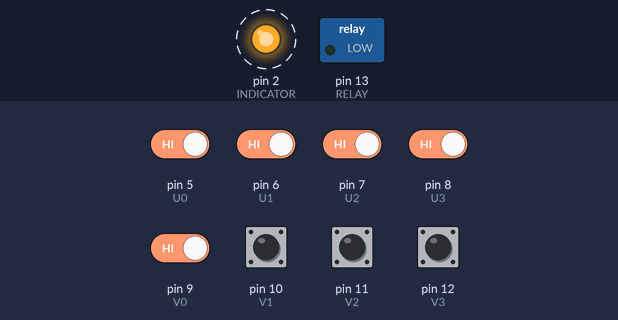
Recording of a sketch running on a simulated Arduino Uno, built with avr-gcc and run on an emulated ATmega328P. Parts: switched loads named in the sketch (green lamp = pin HIGH), output pins drawn as LEDs (lit = HIGH). Dashed ring = blinking. The inputs (shaded band) are chosen by the test bench; at power-on: pin 5 (U0), pin 6 (U1), pin 7 (U2), pin 8 (U3), pin 9 (V0), pin 10 (V1), pin 11 (V2), pin 12 (V3) HIGH.

Above: at 1.3 s.
1.4 s: pin 5 (U0) driven LOW and pin 6 (U1) driven LOW and pin 7 (U2) driven LOW and pin 8 (U3) driven LOW and pin 9 (V0) driven LOW
At 6.3 s:
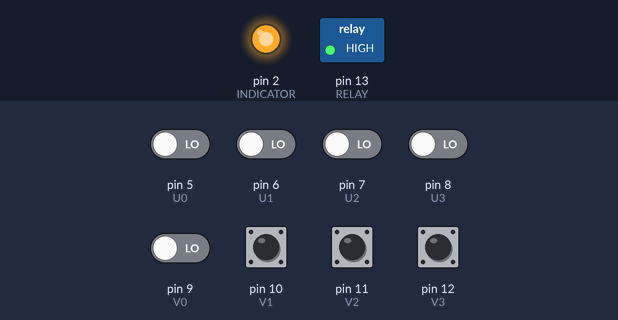
Timing chart, 0 to 7.8 s (numbered marks = the images above; inputs shaded):
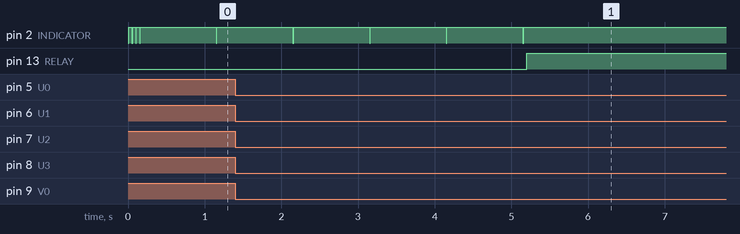

Measured:
- after the input at 1.4 s, pin 2 (INDICATOR): goes on until 5.2 s, then stays HIGH; pin 13 (RELAY): LOW → HIGH after 3.8 s

The sketch:

Geyser.ino
```cpp
// (licence header left out)
// OFF-INTERVAL
const int U0 = 5;
const int U1 = 6;
const int U2 = 7;
const int U3 = 8;

// ON-INTERVAL
const int V0 = 9;
const int V1 = 10;
const int V2 = 11;
const int V3 = 12;

const int RELAY = LED_BUILTIN;
const int INDICATOR = 2;

const long Second = 1000;
const long Minute = 60;

long off_intervals[16] = {  // [s]
  0.1 * Minute,  // 0 -- Test mode
  2 * Minute,    // 1
  3 * Minute,    // 2
  4 * Minute,    // 3
  5 * Minute,    // 4
  6 * Minute,    // 5
  7 * Minute,    // 6
  8 * Minute,    // 7
  9 * Minute,    // 8
  10 * Minute,   // 9
  15 * Minute,   // 10
  30 * Minute,   // 11
  60 * Minute,   // 12
  90 * Minute,   // 13
  120 * Minute,  // 14
  240 * Minute,  // 15
};

long on_intervals[16] = {  // [ms]
  1 * Second,    // 0 -- Test mode
  1.5 * Second,  // 1
  2 * Second,    // 2
  2.5 * Second,  // 3
  3 * Second,    // 4
  3.5 * Second,  // 5
  4 * Second,    // 6
  4.5 * Second,  // 7
  5 * Second,    // 8
  5.5 * Second,  // 9
  6 * Second,    // 10
  6.5 * Second,  // 11
  7 * Second,    // 12
  7.5 * Second,  // 13
  8 * Second,    // 14
  10 * Second,   // 15
};

long off_interval;
long on_interval;

long ticktack = 0;

void greeting() {
  Serial.println("Hello.");
}

void setup() {
  pinMode(U0, INPUT_PULLUP);
  pinMode(U1, INPUT_PULLUP);
  pinMode(U2, INPUT_PULLUP);
  pinMode(U3, INPUT_PULLUP);

  pinMode(V0, INPUT_PULLUP);
  pinMode(V1, INPUT_PULLUP);
  pinMode(V2, INPUT_PULLUP);
  pinMode(V3, INPUT_PULLUP);

  pinMode(RELAY, OUTPUT);
  digitalWrite(RELAY, LOW);

  pinMode(INDICATOR, OUTPUT);
  digitalWrite(INDICATOR, HIGH);

  // Serial.begin(9600);
  sayImOn();
  sayImOn();
  sayImOn();
}

void readRotarySw() {
  int u0 = digitalRead(U0);
  int u1 = digitalRead(U1);
  int u2 = digitalRead(U2);
  int u3 = digitalRead(U3);
  int v0 = digitalRead(V0);
  int v1 = digitalRead(V1);
  int v2 = digitalRead(V2);
  int v3 = digitalRead(V3);
  off_interval = (u3 << 3) | (u2 << 2) | (u1 << 1) | u0;
  on_interval = (v3 << 3) | (v2 << 2) | (v1 << 1) | v0;
}

void printPinStatus() {
  Serial.print("off_interval = ");
  Serial.println(off_interval);
  Serial.print("on_interval = ");
  Serial.println(on_interval);
  Serial.print("ticktack = ");
  Serial.println(ticktack);
  Serial.println("---");
}

void sayImOn() {
  // Spends 50[ms]
  digitalWrite(INDICATOR, LOW);
  delay(10);
  digitalWrite(INDICATOR, HIGH);
  delay(40);
}

void loop() {
  sayImOn();  // 50[ms]
  readRotarySw();
  // printPinStatus();

  ++ticktack;
  if (ticktack >= off_intervals[off_interval]) {
    ticktack = 0;
    digitalWrite(RELAY, HIGH); // Turn on
    delay(on_intervals[on_interval]);
    digitalWrite(RELAY, LOW);
  }
  else {
    delay(950);
  }
}
```
